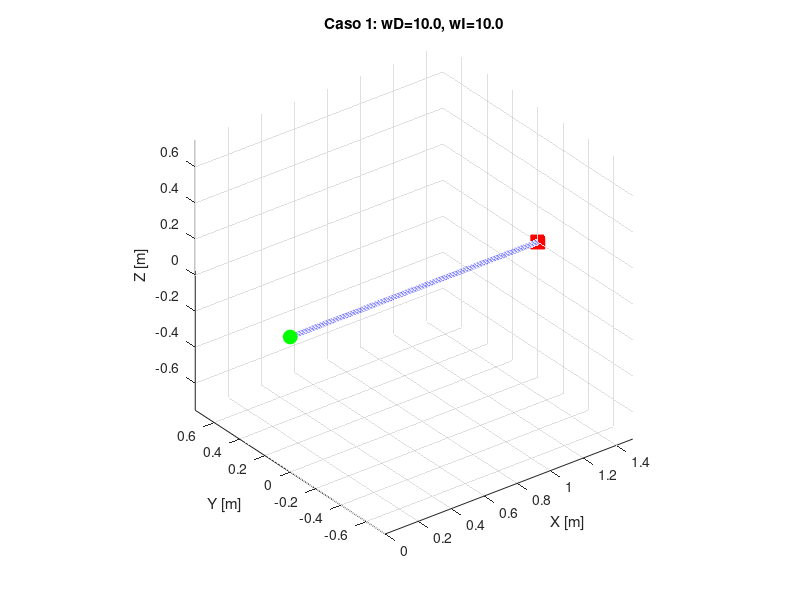
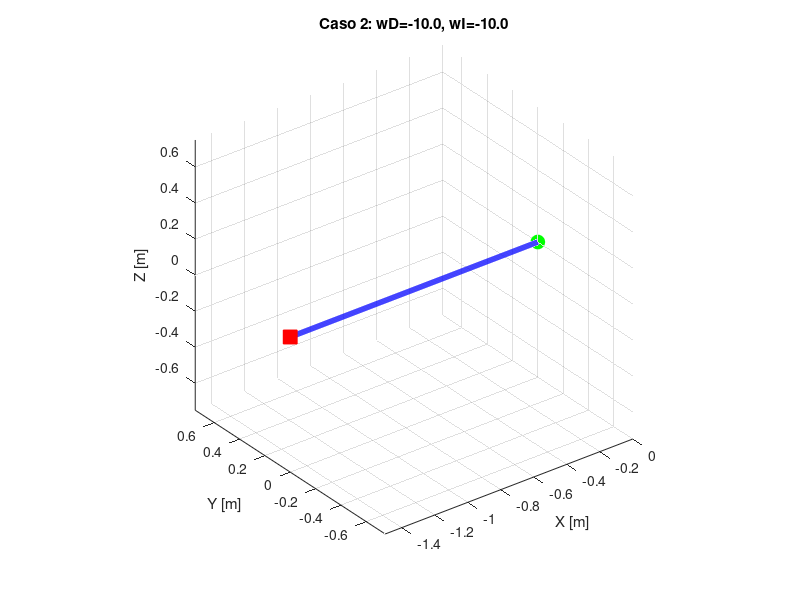
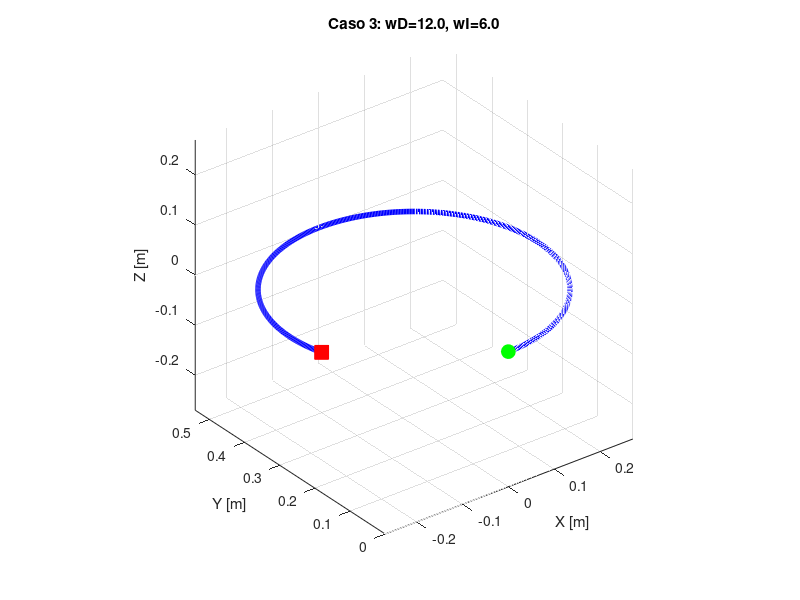
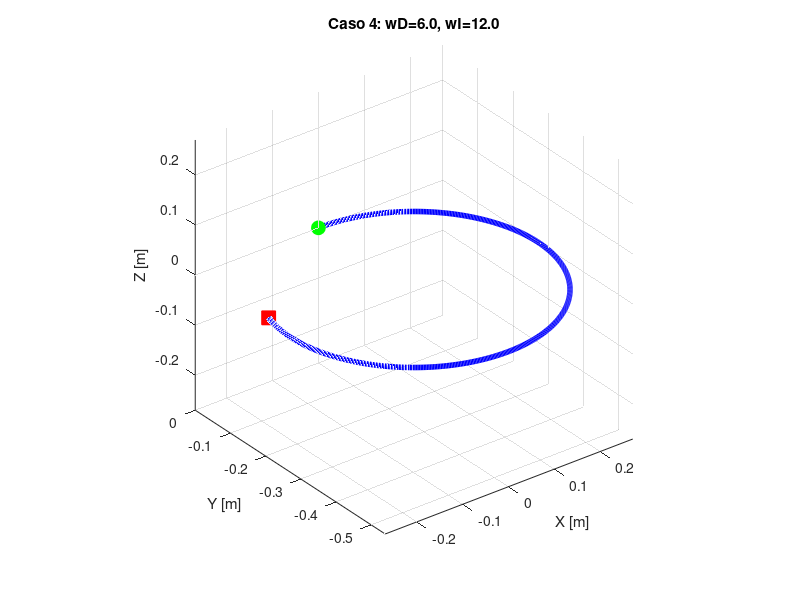

Write the MATLAB code that produced these figures, in order.
clear; clc; close all;

L = 0.18; r = 0.03; ts = 5; ti = 0.01; t = 0:ti:ts;

% Matrices de los 8 casos [w_D, w_I]
casos = [
    10,  10;  % Caso 1
    -10, -10;  % Caso 2
    12,   6;  % Caso 3
    6,  12;  % Caso 4
    10, -10;  % Caso 5
    10,   0;  % Caso 6
    10,   8;  % Caso 7
    10,   2   % Caso 8
    ];

fprintf('--- RESULTADOS PARA LA TABLA ---\n');
for i = 1:8
    x = zeros(1, length(t)); y = zeros(1, length(t)); theta = zeros(1, length(t));

    wD = casos(i, 1); wI = casos(i, 2);

    VRD = wD * r; VRI = wI * r;
    u = (VRD + VRI) / 2;
    w = (VRD - VRI) / L;

    for k = 1:length(t)-1
        x(k+1) = x(k) + ti*( u*cos(theta(k)) );
        y(k+1) = y(k) + ti*( u*sin(theta(k)) );
        theta(k+1) = theta(k) + ti*(w) ;
    end

    % Imprimir resultados 
    fprintf('Caso %d: u=%.2f | w=%.2f | x(end)=%.2f | y(end)=%.2f | theta(end)=%.2f\n', ...
        i, u, w, x(end), y(end), theta(end));

    % Generar Gráfica
    figure('Name', sprintf('Caso %d', i));
    plot3(x, y, zeros(1,length(t)), 'b', 'LineWidth', 4); hold on;
    plot3(x(1), y(1), 0, 'go', 'MarkerSize', 10, 'MarkerFaceColor', 'g');
    plot3(x(end), y(end), 0, 'rs', 'MarkerSize', 10, 'MarkerFaceColor', 'r');
    xlabel('X [m]'); ylabel('Y [m]'); zlabel('Z [m]');
    title(sprintf('Caso %d: wD=%.1f, wI=%.1f', i, wD, wI));
    grid on; axis equal;
end
